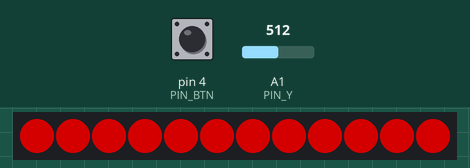
Simulated run of this sketch. Board: Arduino Uno, built with avr-gcc and run on an emulated ATmega328P. Parts: 12 RGB LEDs in strip order, left to right. The test bench sets the inputs (shaded band); at power-on: A1 (PIN_Y) = 512, pin 4 (PIN_BTN) HIGH. Dim RGB values are drawn brighter than linear.

Above: at 1.2 s.
1.3 s: A1 (PIN_Y) set to 427
2.8 s: A1 (PIN_Y) set to 397
At 4.4 s:
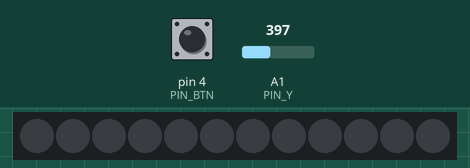
5.5 s: A1 (PIN_Y) set to 603
7.0 s: A1 (PIN_Y) set to 627
8.6 s: pin 4 (PIN_BTN) pulled LOW for 0.15 s
At 10.4 s:
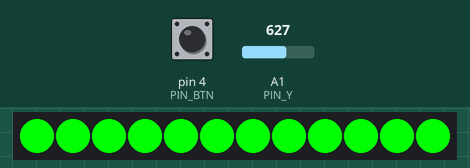
10.6 s: pin 4 (PIN_BTN) pulled LOW for 1 s
At 12.8 s:
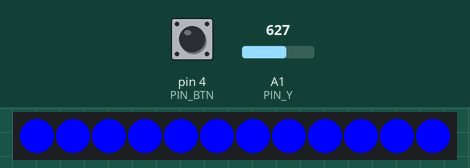
Timing chart, 0 to 14.2 s (numbered marks = the images above; inputs shaded):
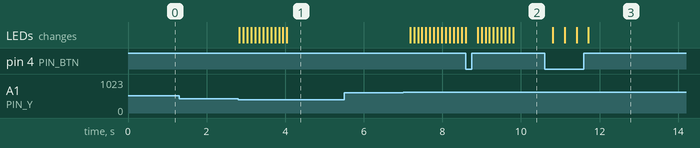

Measured:
- the behaviour switches between 412 and 411 on A1 (PIN_Y) (found by bisection; images 0 and 1)
- after the input at 1.3 s, every drawn part: stays the same
- after the input at 5.5 s, every drawn part: stays the same
- after the input at 8.6 s, the LEDs: first change after 0.30 s (image 2 shows a later state)
- after the input at 10.6 s, the LEDs: change after 0.21 s (image 3)

The sketch:

Joystick_LED.ino
```cpp
#include <Adafruit_NeoPixel.h>

#define PIN_LED 7     // Pin conectado al anillo LED
#define NUM_LEDS 12   // Número de LEDs en el anillo

#define PIN_X A0      // Pin para eje X del joystick
#define PIN_Y A1      // Pin para eje Y del joystick
#define PIN_BTN 4     // Pin para el botón del joystick

#define JOYSTICK_CENTER 512  // Valor central para el eje Y del joystick
#define JOYSTICK_THRESHOLD 100  // Umbral para detectar movimiento

Adafruit_NeoPixel strip = Adafruit_NeoPixel(NUM_LEDS, PIN_LED, NEO_GRB + NEO_KHZ800);

int brightness = 128; // Brillo inicial a la mitad

void setup() {
  strip.begin();
  strip.show();
  pinMode(PIN_BTN, INPUT_PULLUP);
}

void loop() {
  int yVal = analogRead(PIN_Y);
  bool buttonPressed = digitalRead(PIN_BTN) == LOW;

  // Detectar movimiento del joystick en el eje Y
  if (yVal < (JOYSTICK_CENTER - JOYSTICK_THRESHOLD)) {
    brightness = max(0, brightness - 10); // Disminuir brillo
  } else if (yVal > (JOYSTICK_CENTER + JOYSTICK_THRESHOLD)) {
    brightness = min(255, brightness + 10); // Aumentar brillo
  }

  // Cambiar colores al presionar el botón
  static int currentColor = 0;
  if (buttonPressed) {
    currentColor = (currentColor + 1) % 3; // Cambia entre 3 colores
    delay(200); // Debounce delay
  }

  uint32_t newColor;
  if (currentColor == 0) {
    newColor = strip.Color(255, 0, 0); // Rojo
  } else if (currentColor == 1) {
    newColor = strip.Color(0, 255, 0); // Verde
  } else {
    newColor = strip.Color(0, 0, 255); // Azul
  }

  for (int i = 0; i < strip.numPixels(); i++) {
    strip.setPixelColor(i, newColor);
  }
  strip.setBrightness(brightness);
  strip.show();

  // Pequeña pausa para evitar cambios demasiado rápidos
  delay(100);
}
```
